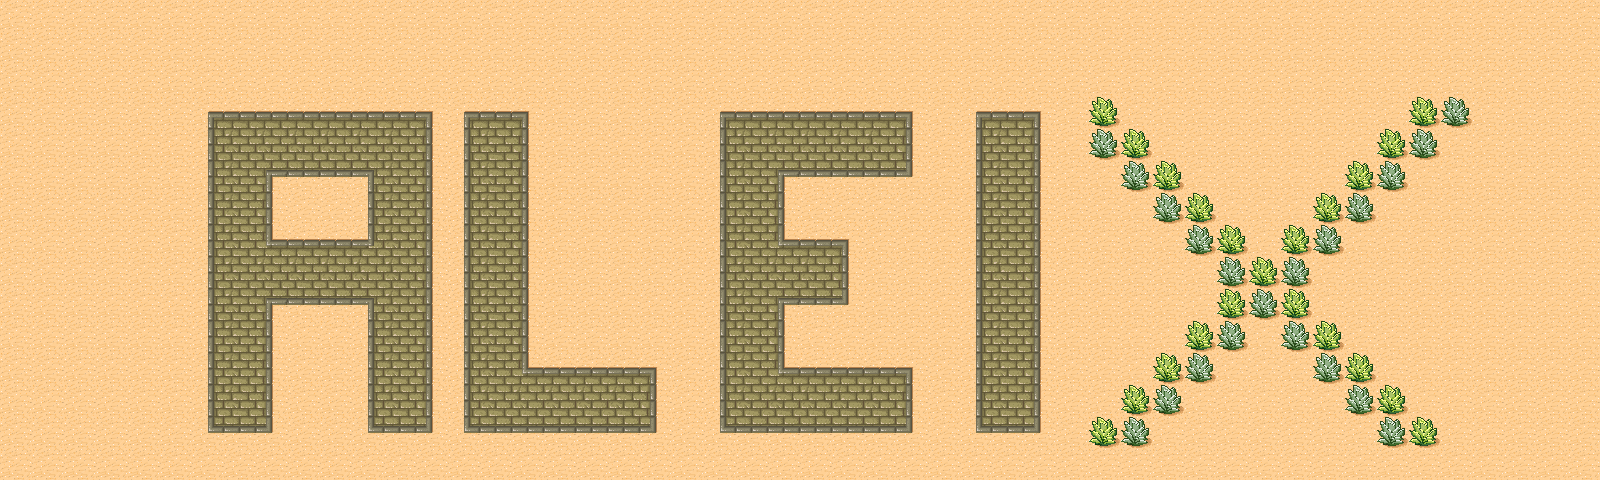

Tiled map render using the project's own tile images. Description and the map definition, with tile-layer contents summarised, below:
An orthogonal 50x15 tile map with 32x32 px tiles, 1 tile layer (Capa de Patrones 1).

<map version="1.0" orientation="orthogonal" renderorder="right-down" width="50" height="15" tilewidth="32" tileheight="32" nextobjectid="1">
 <tileset firstgid="1" name="tmw_desert_spacing" tilewidth="32" tileheight="32" spacing="1" margin="1" tilecount="48" columns="8">
  <image source="tmw_desert_spacing.png" width="265" height="199" />
  <terraintypes>
   <terrain name="Nuevo Terreno" tile="9" />
   <terrain name="Nuevo Terreno" tile="33" />
   <terrain name="Nuevo Terreno" tile="14" />
  </terraintypes>
  <tile id="0" terrain=",,,0" />
  <tile id="1" terrain=",,0,0" />
  <tile id="2" terrain=",,0," />
  <tile id="3" terrain="2,2,2," />
  <tile id="4" terrain="2,2,,2" />
  <tile id="5" terrain=",,,2" />
  <tile id="6" terrain=",,2,2" />
  <tile id="7" terrain=",,2," />
  <tile id="8" terrain=",0,,0" />
  <tile id="9" terrain="0,0,0,0" />
  <tile id="10" terrain="0,,0," />
  <tile id="11" terrain="2,,2,2" />
  <tile id="12" terrain=",2,2,2" />
  <tile id="13" terrain=",2,,2" />
  <tile id="14" terrain="2,2,2,2" />
  <tile id="15" terrain="2,,2," />
  <tile id="16" terrain=",0,," />
  <tile id="17" terrain="0,0,," />
  <tile id="18" terrain="0,,," />
  <tile id="19" terrain="0,0,0," />
  <tile id="20" terrain="0,0,,0" />
  <tile id="21" terrain=",2,," />
  <tile id="22" terrain="2,2,," />
  <tile id="23" terrain="2,,," />
  <tile id="24" terrain=",,,1" />
  <tile id="25" terrain=",,1,1" />
  <tile id="26" terrain=",,1," />
  <tile id="27" terrain="0,,0,0" />
  <tile id="28" terrain=",0,0,0" />
  <tile id="32" terrain=",1,,1" />
  <tile id="33" terrain="1,1,1,1" />
  <tile id="34" terrain="1,,1," />
  <tile id="35" terrain="1,1,1," />
  <tile id="36" terrain="1,1,,1" />
  <tile id="40" terrain=",1,," />
  <tile id="41" terrain="1,1,," />
  <tile id="42" terrain="1,,," />
  <tile id="43" terrain="1,,1,1" />
  <tile id="44" terrain=",1,1,1" />
 </tileset>
 <layer name="Capa de Patrones 1" width="50" height="15">
  <data>[750 cells, 750 non-empty, 16 distinct tile ids]</data>
 </layer>
</map>
